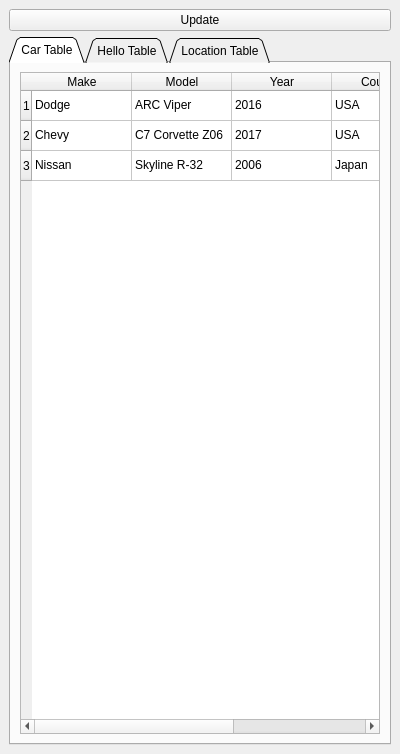
<?xml version="1.0" encoding="UTF-8"?>
<ui version="4.0">
 <class>dbData</class>
 <widget class="QDockWidget" name="dbData">
  <property name="geometry">
   <rect>
    <x>0</x>
    <y>0</y>
    <width>400</width>
    <height>754</height>
   </rect>
  </property>
  <property name="minimumSize">
   <size>
    <width>400</width>
    <height>216</height>
   </size>
  </property>
  <property name="maximumSize">
   <size>
    <width>420</width>
    <height>2000</height>
   </size>
  </property>
  <property name="windowTitle">
   <string>Database Data</string>
  </property>
  <widget class="QWidget" name="dockWidgetContents">
   <layout class="QGridLayout" name="gridLayout">
    <item row="1" column="0">
     <widget class="QTabWidget" name="displayData">
      <property name="sizePolicy">
       <sizepolicy hsizetype="Preferred" vsizetype="Preferred">
        <horstretch>0</horstretch>
        <verstretch>0</verstretch>
       </sizepolicy>
      </property>
      <property name="maximumSize">
       <size>
        <width>420</width>
        <height>16777215</height>
       </size>
      </property>
      <property name="tabShape">
       <enum>QTabWidget::Triangular</enum>
      </property>
      <property name="currentIndex">
       <number>0</number>
      </property>
      <property name="movable">
       <bool>true</bool>
      </property>
      <widget class="QWidget" name="carTable">
       <attribute name="title">
        <string>Car Table</string>
       </attribute>
       <layout class="QVBoxLayout" name="verticalLayout">
        <item>
         <widget class="QTableWidget" name="tableCars">
          <row>
           <property name="text">
            <string>1</string>
           </property>
          </row>
          <row>
           <property name="text">
            <string>2</string>
           </property>
          </row>
          <row>
           <property name="text">
            <string>3</string>
           </property>
          </row>
          <column>
           <property name="text">
            <string>Make</string>
           </property>
          </column>
          <column>
           <property name="text">
            <string>Model</string>
           </property>
          </column>
          <column>
           <property name="text">
            <string>Year</string>
           </property>
          </column>
          <column>
           <property name="text">
            <string>Country</string>
           </property>
          </column>
          <column>
           <property name="text">
            <string>Price (USD)</string>
           </property>
          </column>
          <item row="0" column="0">
           <property name="text">
            <string>Dodge</string>
           </property>
          </item>
          <item row="0" column="1">
           <property name="text">
            <string>ARC Viper</string>
           </property>
          </item>
          <item row="0" column="2">
           <property name="text">
            <string>2016</string>
           </property>
          </item>
          <item row="0" column="3">
           <property name="text">
            <string>USA</string>
           </property>
          </item>
          <item row="0" column="4">
           <property name="text">
            <string>$112000</string>
           </property>
          </item>
          <item row="1" column="0">
           <property name="text">
            <string>Chevy</string>
           </property>
          </item>
          <item row="1" column="1">
           <property name="text">
            <string>C7 Corvette Z06</string>
           </property>
          </item>
          <item row="1" column="2">
           <property name="text">
            <string>2017</string>
           </property>
          </item>
          <item row="1" column="3">
           <property name="text">
            <string>USA</string>
           </property>
          </item>
          <item row="1" column="4">
           <property name="text">
            <string>$121000</string>
           </property>
          </item>
          <item row="2" column="0">
           <property name="text">
            <string>Nissan</string>
           </property>
          </item>
          <item row="2" column="1">
           <property name="text">
            <string>Skyline R-32</string>
           </property>
          </item>
          <item row="2" column="2">
           <property name="text">
            <string>2006</string>
           </property>
          </item>
          <item row="2" column="3">
           <property name="text">
            <string>Japan</string>
           </property>
          </item>
          <item row="2" column="4">
           <property name="text">
            <string>$78000</string>
           </property>
          </item>
         </widget>
        </item>
       </layout>
      </widget>
      <widget class="QWidget" name="helloTable">
       <attribute name="title">
        <string>Hello Table</string>
       </attribute>
       <layout class="QVBoxLayout" name="verticalLayout_3">
        <item>
         <widget class="QTableWidget" name="tableHello">
          <row>
           <property name="text">
            <string>New Row</string>
           </property>
          </row>
          <row>
           <property name="text">
            <string>2</string>
           </property>
          </row>
          <column>
           <property name="text">
            <string>name</string>
           </property>
          </column>
          <column>
           <property name="text">
            <string>message</string>
           </property>
          </column>
          <column>
           <property name="text">
            <string>date</string>
           </property>
          </column>
          <item row="0" column="0">
           <property name="text">
            <string>Ray</string>
           </property>
          </item>
          <item row="0" column="1">
           <property name="text">
            <string>Hello There Ray</string>
           </property>
          </item>
          <item row="0" column="2">
           <property name="text">
            <string>04/11/2023</string>
           </property>
          </item>
          <item row="1" column="0">
           <property name="text">
            <string>Bob</string>
           </property>
          </item>
          <item row="1" column="1">
           <property name="text">
            <string>Hello There Bob</string>
           </property>
          </item>
          <item row="1" column="2">
           <property name="text">
            <string>05/18/2023</string>
           </property>
          </item>
         </widget>
        </item>
       </layout>
      </widget>
      <widget class="QWidget" name="locationTable">
       <attribute name="title">
        <string>Location Table</string>
       </attribute>
       <widget class="QTableWidget" name="tableLocation">
        <property name="geometry">
         <rect>
          <x>10</x>
          <y>10</y>
          <width>391</width>
          <height>601</height>
         </rect>
        </property>
        <row>
         <property name="text">
          <string>1</string>
         </property>
        </row>
        <row>
         <property name="text">
          <string>2</string>
         </property>
        </row>
        <column>
         <property name="text">
          <string>Dest. Name</string>
         </property>
        </column>
        <column>
         <property name="text">
          <string>State</string>
         </property>
        </column>
        <column>
         <property name="text">
          <string>Date Visited</string>
         </property>
        </column>
        <column>
         <property name="text">
          <string>Fun Level (%)</string>
         </property>
        </column>
        <item row="0" column="0">
         <property name="text">
          <string>Hersey Park</string>
         </property>
        </item>
        <item row="0" column="1">
         <property name="text">
          <string>PA</string>
         </property>
        </item>
        <item row="0" column="2">
         <property name="text">
          <string>06/07/2023</string>
         </property>
        </item>
        <item row="0" column="3">
         <property name="text">
          <string>91%</string>
         </property>
        </item>
        <item row="1" column="0">
         <property name="text">
          <string>6 Flags</string>
         </property>
        </item>
        <item row="1" column="1">
         <property name="text">
          <string>NJ</string>
         </property>
        </item>
        <item row="1" column="2">
         <property name="text">
          <string>07/08/2022</string>
         </property>
        </item>
        <item row="1" column="3">
         <property name="text">
          <string>94%</string>
         </property>
        </item>
       </widget>
      </widget>
     </widget>
    </item>
    <item row="0" column="0">
     <widget class="QPushButton" name="updateBtn">
      <property name="text">
       <string>Update</string>
      </property>
     </widget>
    </item>
   </layout>
  </widget>
 </widget>
 <resources/>
 <connections/>
</ui>
